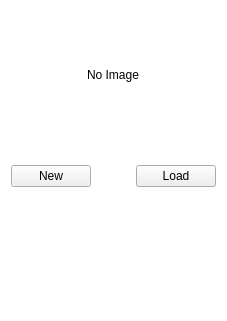
<?xml version="1.0" encoding="UTF-8"?>
<ui version="4.0">
 <class>InputTextureNode</class>
 <widget class="QWidget" name="InputTextureNode">
  <property name="geometry">
   <rect>
    <x>0</x>
    <y>0</y>
    <width>227</width>
    <height>321</height>
   </rect>
  </property>
  <property name="windowTitle">
   <string>Form</string>
  </property>
  <property name="styleSheet">
   <string notr="true">QWidget { background-color: rgba(0,0,0,0); } QPushButton{ background-color: normal; }</string>
  </property>
  <layout class="QVBoxLayout" name="verticalLayout">
   <item>
    <layout class="QHBoxLayout" name="horizontalLayout">
     <item>
      <spacer name="horizontalSpacer">
       <property name="orientation">
        <enum>Qt::Horizontal</enum>
       </property>
       <property name="sizeHint" stdset="0">
        <size>
         <width>40</width>
         <height>20</height>
        </size>
       </property>
      </spacer>
     </item>
     <item>
      <widget class="QLabel" name="texture_display">
       <property name="sizePolicy">
        <sizepolicy hsizetype="Fixed" vsizetype="Fixed">
         <horstretch>0</horstretch>
         <verstretch>0</verstretch>
        </sizepolicy>
       </property>
       <property name="minimumSize">
        <size>
         <width>128</width>
         <height>128</height>
        </size>
       </property>
       <property name="autoFillBackground">
        <bool>false</bool>
       </property>
       <property name="styleSheet">
        <string notr="true">background-color: white; color: black;</string>
       </property>
       <property name="text">
        <string>No Image</string>
       </property>
       <property name="alignment">
        <set>Qt::AlignCenter</set>
       </property>
      </widget>
     </item>
     <item>
      <spacer name="horizontalSpacer_2">
       <property name="orientation">
        <enum>Qt::Horizontal</enum>
       </property>
       <property name="sizeHint" stdset="0">
        <size>
         <width>40</width>
         <height>20</height>
        </size>
       </property>
      </spacer>
     </item>
    </layout>
   </item>
   <item>
    <widget class="QLabel" name="filepath">
     <property name="text">
      <string/>
     </property>
    </widget>
   </item>
   <item>
    <layout class="QHBoxLayout" name="horizontalLayout_2">
     <item>
      <widget class="QPushButton" name="new_texture">
       <property name="text">
        <string>New</string>
       </property>
      </widget>
     </item>
     <item>
      <spacer name="horizontalSpacer_3">
       <property name="orientation">
        <enum>Qt::Horizontal</enum>
       </property>
       <property name="sizeHint" stdset="0">
        <size>
         <width>40</width>
         <height>20</height>
        </size>
       </property>
      </spacer>
     </item>
     <item>
      <widget class="QPushButton" name="load_texture">
       <property name="text">
        <string>Load</string>
       </property>
      </widget>
     </item>
    </layout>
   </item>
   <item>
    <spacer name="verticalSpacer">
     <property name="orientation">
      <enum>Qt::Vertical</enum>
     </property>
     <property name="sizeHint" stdset="0">
      <size>
       <width>20</width>
       <height>40</height>
      </size>
     </property>
    </spacer>
   </item>
  </layout>
 </widget>
 <resources/>
 <connections/>
</ui>
